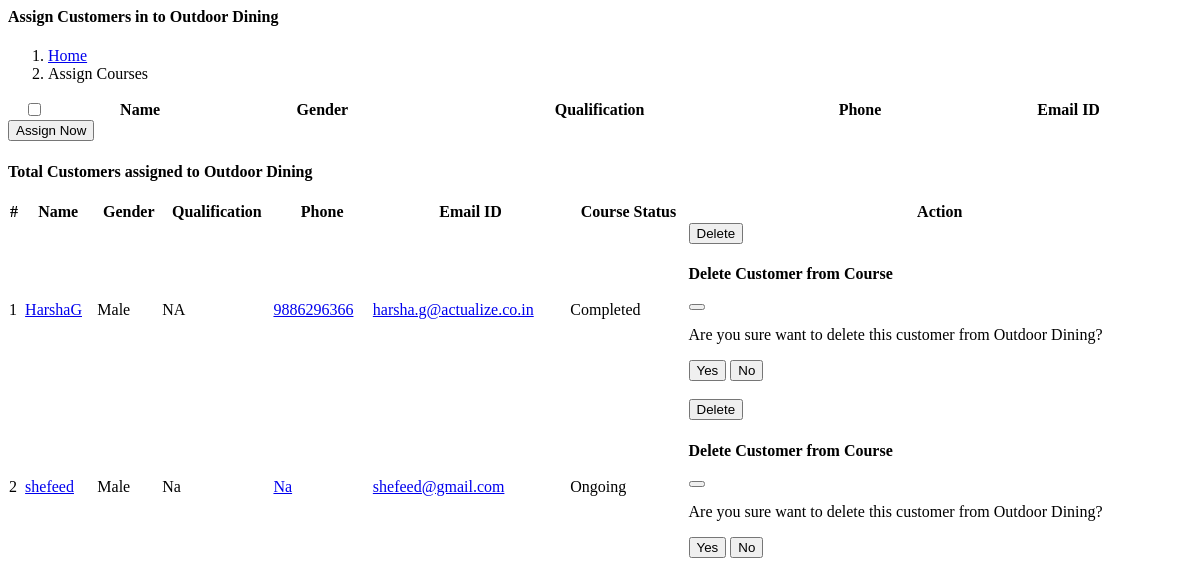
The page /assigntocustomers.php?courseid=134 (signed in) on the database its author committed.
### tables this page shows
CREATE TABLE `courses` (
  `courseid` int(11) NOT NULL AUTO_INCREMENT,
  `course_code` varchar(30) NOT NULL,
  `course_name` text NOT NULL,
  `description` text NOT NULL,
  `photo` varchar(100) DEFAULT NULL,
  `createdby` varchar(100) NOT NULL,
  `status` varchar(10) NOT NULL,
  PRIMARY KEY (`courseid`),
  UNIQUE KEY `course_code` (`course_code`)
);

CREATE TABLE `userdetails` (
  `u_id` int(11) NOT NULL AUTO_INCREMENT,
  `user_id` int(11) NOT NULL,
  `name` varchar(100) NOT NULL,
  `gender` varchar(10) NOT NULL,
  `address` text NOT NULL,
  `phone` varchar(25) NOT NULL,
  `qualifn` varchar(100) NOT NULL,
  `photo` varchar(100) NOT NULL,
  `created_by` int(11) NOT NULL,
  PRIMARY KEY (`u_id`),
  UNIQUE KEY `user_id` (`user_id`)
);

CREATE TABLE `userlogin` (
  `user_id` int(11) NOT NULL AUTO_INCREMENT,
  `username` varchar(30) NOT NULL,
  `emailid` varchar(50) NOT NULL,
  `pass` varchar(30) NOT NULL,
  `role` varchar(10) NOT NULL,
  `status` varchar(10) NOT NULL,
  PRIMARY KEY (`user_id`),
  UNIQUE KEY `username` (`username`),
  UNIQUE KEY `emailid` (`emailid`)
);

### assigntocustomers.php (the view, shortened to what this page needs)
<?php
$sel2=mysqli_query($conn01,"select user_id  from userlogin where username='".$_SESSION['username']."'");
$row2=mysqli_fetch_array($sel2);
$c=mysqli_query($conn01,"select * from courses where courseid =".$_GET['courseid']." && createdby=".$row2['user_id']);
if(mysqli_num_rows($c)>0)
{
?>
            <div class="main-content">
                <div class="page-content">
                    <div class="container-fluid">
                    <?php
                                        $course=mysqli_query($conn01,"select * from courses where courseid=".$_GET['courseid']);
                                        $coursedetails=mysqli_fetch_array($course);
                                        ?>
                        <div class="row">
                            <div class="col-12">
                                <div class="page-title-box d-sm-flex align-items-center justify-content-between">
                                    <h4 class="mb-sm-0 font-size-18">Assign Customers in to <?php echo $coursedetails['course_name']?></h4>
                                    <div class="page-title-right">
                                        <ol class="breadcrumb m-0">
                                            <li class="breadcrumb-item"><a href="admindashboard">Home</a></li>
                                            <li class="breadcrumb-item active">Assign Courses</li>
                                        </ol>
                                    </div>
                                </div>
                            </div>
                        </div>
                        <div class="row">
                            <div class="col-12">
                                <div class="card">
                                        <form method="post">
        <div class="table-responsive mb-4">
        <?php
                                        $sel2=mysqli_query($conn01,"select user_id  from userlogin where username='".$_SESSION['username']."'");
                                        $row2=mysqli_fetch_array($sel2);
                                        ?>
                            <table id="datatable" class="table align-middle datatable  table-check nowrap" style="border-collapse: collapse; border-spacing: 0 8px; width: 100%;">
                                <thead>
                                  <tr>
                                    <th scope="col" style="width: 50px;">
                                        <div class="form-check font-size-16">
                                            <input type="checkbox" name="allcustomers" class="form-check-input" value="checkall" id="checkAll">
                                        </div>
                                    </th>
                                    <th scope="col">Name</th>
                                    <th scope="col">Gender</th>
                                    <th scope="col">Qualification</th>
                                    <th scope="col">Phone</th>
                                    <th scope="col">Email ID</th>
                                  </tr>
                                </thead>
                            </table>
                        </div>
                        <div class="mt-4">
                        <button type="submit" name="assignnow" class="btn btn-primary w-md">Assign Now</button>
                        </div>
                    </form>
                                    </div>
                                </div>
                            </div>
                        </div>
                    <div class="row pt-3">
                            <div class="col-12">
                                <div class="page-title-box d-sm-flex align-items-center justify-content-between">
                                    <h4 class="mb-sm-0 font-size-18">Total Customers assigned to <?php echo $coursedetails['course_name']?></h4>
                                </div>
                            </div>
                        </div>
                        <div class="row">
                            <div class="col-12">
                                <div class="card">
                                <div class="table-responsive mb-4">
                                <?php
                                          $query="select userdetails.*,userlogin.* from userdetails,userlogin where userdetails.user_id=userlogin.user_id && userdetails.created_by=".$row2['user_id']." && userlogin.role='customer' && userlogin.status='Active'";
                                          $sql_query=mysqli_query($conn01,$query);
                                        ?>
                                <table id="datatable" class="table align-middle datatable  table-check nowrap" style="border-collapse: collapse; border-spacing: 0 8px; width: 100%;">
                                <thead>
                                  <tr>
                                    <th>#</th>
                                    <th scope="col">Name</th>
                                    <th scope="col">Gender</th>
                                    <th scope="col">Qualification</th>
                                    <th scope="col">Phone</th>
                                    <th scope="col">Email ID</th>
                                    <th scope="col">Course Status</th>
                                    <th scope="col">Action</th>
                                  </tr>
                                </thead>
                                <tbody>
                                <?php
                                               if(mysqli_num_rows($sql_query) > 0)
                                               {
                                                    $i=1;
                                                   while($row = mysqli_fetch_assoc($sql_query))
                                                   {
                                                    $us=mysqli_query($conn01,"select * from user_courses where course_id=".$_GET['courseid']." && user_id=".$row['user_id']);
                                                    if(mysqli_num_rows($us) >0)
                                                    {
                                                        $r = mysqli_fetch_array($us);
                                               ?>
                                    <tr>
                                        <td><?php echo $i; ?></td>
                                        <td>
                                            <a href="#" class="text-body"><?php echo $row['name']; ?></a>
                                        </td>
                                        <td><?php echo $row['gender']; ?></td>
                                        <td><?php echo $row['qualifn']; ?></td>
                                        <td>
                                            <div class="d-flex gap-2">
                                                <a href="tel:<?php echo $row['phone']; ?>" class="badge badge-soft-primary"><?php echo $row['phone']; ?></a>
                                            </div>
                                        </td>
                                        <td>
                                            <div class="d-flex gap-2">
                                                <a href="mailto:<?php echo $row['emailid']; ?>" class="badge badge-soft-primary"><?php echo $row['emailid']; ?></a>
                                            </div>
                                        </td>
                                        <td>
                                        <?php if($r['status']=="ongoing") { ?>
                                        <span class="text-danger"><i class="mdi mdi-bullseye-arrow me-3"></i>Ongoing</span>
                                        <?php } else if($r['status']=="completed") { ?>
                                        <span class="text-success"><i class="mdi mdi-check-all me-3"></i>Completed</span>
                                        <?php } ?>
                                        </td>
                                        <td><div class="d-flex flex-wrap">
                                            <button type="button" class="btn btn-danger waves-effect waves-light" data-bs-toggle="modal" data-bs-target="#DeleteCustomer<?php echo $r['join_id']; ?>" title="Delete <?php echo $row['name']; ?> from <?php echo $coursedetails['course_name']?>">
                                            <i class="mdi mdi-trash-can  font-size-18 align-middle me-2"></i> Delete
                                            </button></div>
                                        <div class="modal" id="DeleteCustomer<?php echo $r['join_id']; ?>">
                                                <div class="modal-dialog modal-dialog-centered">
                                                    <div class="modal-content">
                                                        <div class="modal-header">
                                                            <h4 class="modal-title">Delete Customer from Course</h4>
                                                            <button type="button" class="btn-close" data-bs-dismiss="modal"></button>
                                                        </div>
                                                        <div class="modal-body">
                                                        <p><div class="alert alert-warning">Are you sure want to delete this customer from <?php echo $coursedetails['course_name']?>?</p>
                                                        </div>
                                                        <div class="modal-footer ">
                                                        <form method="post">
                                                            <button type="submit" name="deletecustomer<?php echo $r['join_id']; ?>" id="addadmin_btn" class="btn btn-success ">Yes</button>
                                                            <button type="button" class="btn btn-secondary" data-bs-dismiss="modal">No</button>
                                                        </form>
                                                        </div>
                                                    </div>
                                                </div>
                                            </div>
                                        </td>
                                    </tr>
                                                    <?php
                                                   }
                                                   $i=$i+1;
                                                   }
                                                }
                                                ?>
                                    </tbody>
                            </table>
                        </div>
                                    </div>
                                </div>
                            </div>
                        </div>
                    </div>
            <?php
            }
            else
            {
                header('Location:error404');
            }
            ?>

### rows shown on the page
courses: course_name "Outdoor Dining"
userdetails: name "HarshaG", gender "Male", qualifn "NA", phone "9886296366", userlogin.emailid "harsha.g@actualize.co.in", shows "Completed"
userdetails: name "shefeed", gender "Male", qualifn "Na", phone "Na", userlogin.emailid "shefeed@gmail.com", shows "Ongoing"
